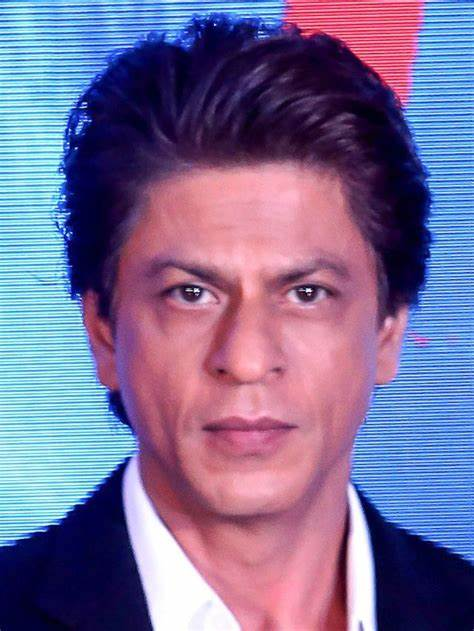
#> input picture image/srk.jpg, 474 x 631 px
$ python face_detect.py
#> lines starting #> are read from the running program, lines starting #| are printed output that depends on the picture; after the words box and inside, x2 and y2 are one past the last pixel; in counts of white or black regions, pixels touching at a corner belong together
import cv2 as cv
#import numpy as np
#delab>>haarcascade

img = cv.imread('image/srk.jpg')
#> img is the input picture: shape (631, 474, 3); mean B, G, R 148.6, 109, 122.9
cv.imshow('imagename',img)
gray = cv.cvtColor(img, cv.COLOR_BGR2GRAY)
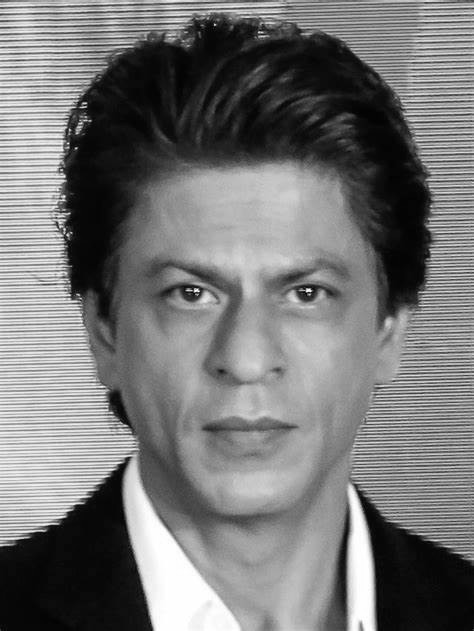
#> gray: shape (631, 474); min 2, max 255, mean 117.6
cv.imshow('grayimage',gray)
haar_cascade = cv.CascadeClassifier('haar_face.xml')
faces_rect = haar_cascade.detectMultiScale(gray, scaleFactor=1.1,minNeighbors=1)
#> faces_rect = [[84, 171, 325, 325]]
#minneighbor kam = more efficiency
print(f' Number of faces found = {len(faces_rect)}')
#|  Number of faces found = 1

for(x,y,w,h) in faces_rect:
    cv.rectangle(img, (x,y),(x+w,y+h),(0,222,0),thickness=2)
#> this loop made 1 pass
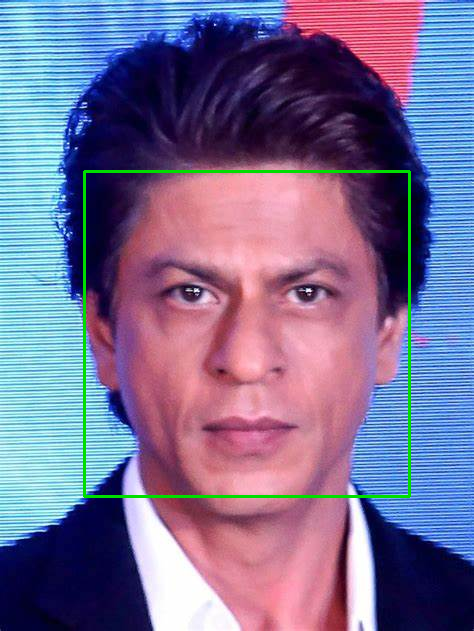
#> img: shape (631, 474, 3); 1.3% of pixels changed, all inside (x1, y1, x2, y2) = (83, 170, 411, 498)

cv.imshow('detected_face',img)

cv.waitKey(0)

$ run again, with image/friends.jpg copied over image/srk.jpg
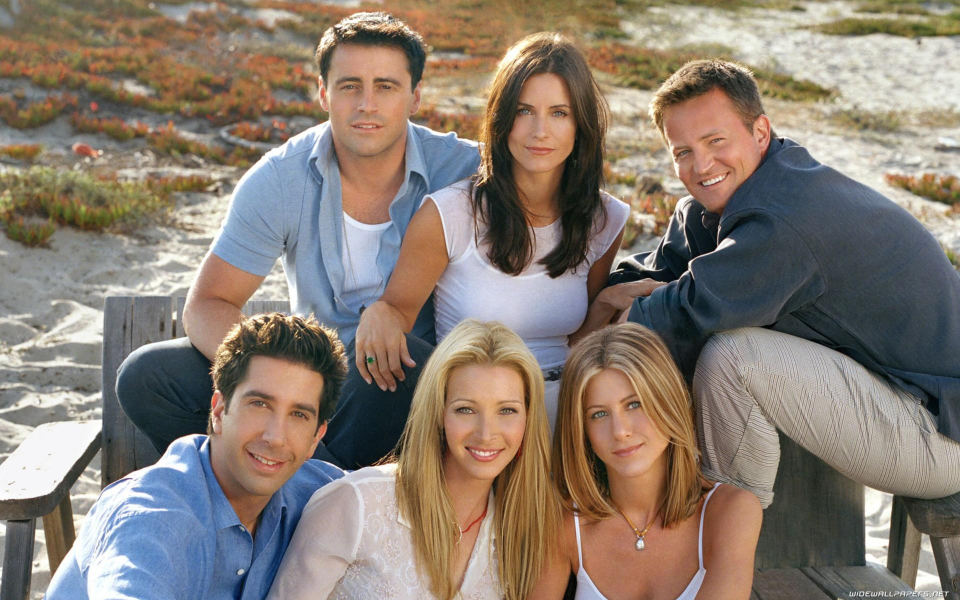
#> input picture image/friends.jpg, 1920 x 1200 px (shown at 1/2 size)
#> img is the input picture: shape (1200, 1920, 3); mean B, G, R 113.3, 124.2, 136.4
#> `gray = cv.cvtColor(img, cv.COLOR_BGR2GRAY)`:
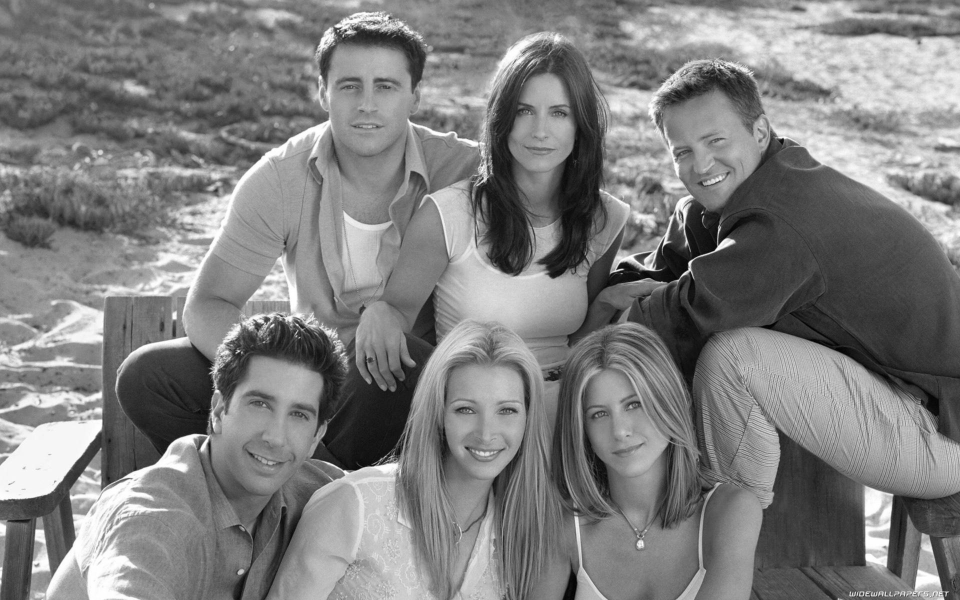
#> gray: shape (1200, 1920) (shown at 1/2 size); min 0, max 255, mean 126.6
#> faces_rect = 17 rows, first 6: [1860, 886, 25, 25], [606, 374, 28, 28], [230, 336, 54, 54], [132, 966, 54, 54], [1642, 105, 91, 91], [1291, 354, 96, 96]
#|  Number of faces found = 17
#> the loop `for(x,y,w,h) in faces_rect:` made 17 passes
#> after the loop `for(x,y,w,h) in faces_rect:`:
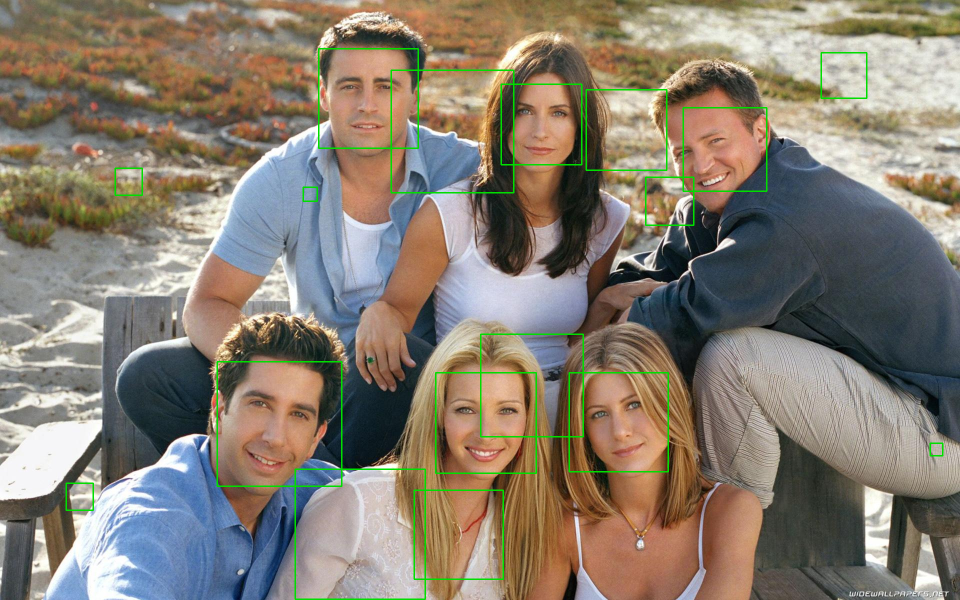
#> img: shape (1200, 1920, 3) (shown at 1/2 size); 1.33% of pixels changed, all inside (x1, y1, x2, y2) = (131, 96, 1887, 1200)

$ run again, with image/gal gadot.jpg copied over image/srk.jpg
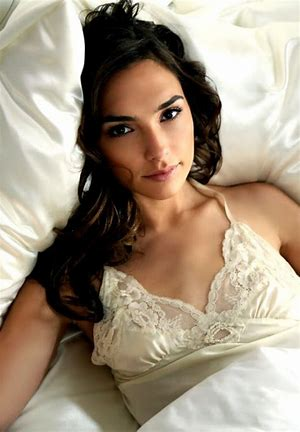
#> input picture image/gal gadot.jpg, 300 x 432 px
#> img is the input picture: shape (432, 300, 3); mean B, G, R 127.2, 146.3, 161.4
#> `gray = cv.cvtColor(img, cv.COLOR_BGR2GRAY)`:
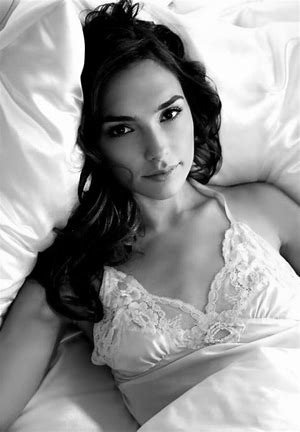
#> gray: shape (432, 300); min 0, max 255, mean 148.6
#> faces_rect = [[78, 67, 141, 141]]
#|  Number of faces found = 1
#> the loop `for(x,y,w,h) in faces_rect:` made 1 pass
#> after the loop `for(x,y,w,h) in faces_rect:`:
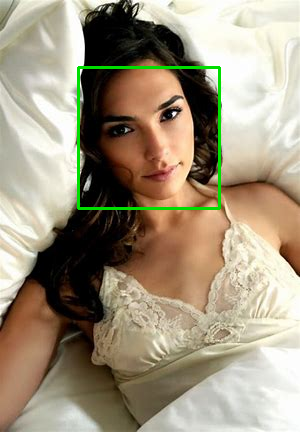
#> img: shape (432, 300, 3); 1.3% of pixels changed, all inside (x1, y1, x2, y2) = (77, 66, 221, 210)
